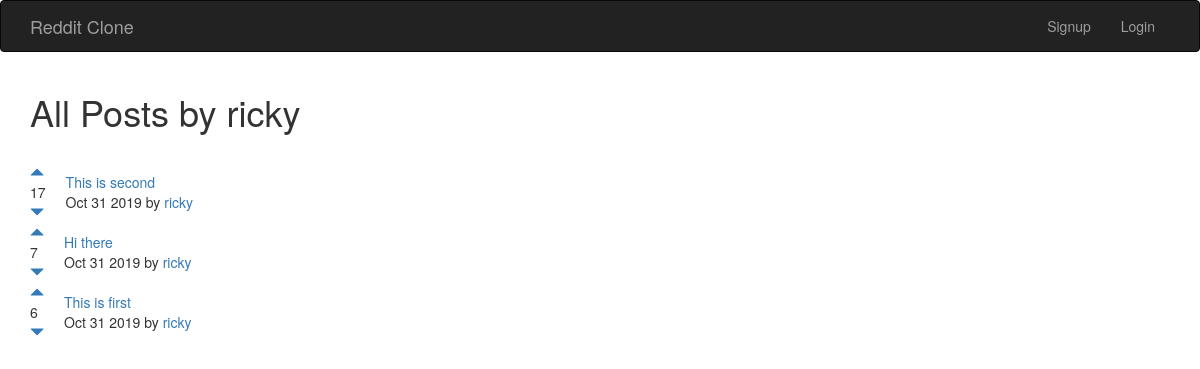
/posts/user/8, run on the app's committed database.
### posts/models.py (models this page shows)
class Post(models.Model):
    title = models.CharField(max_length=200)
    url = models.TextField()
    pub_date = models.DateTimeField()
    author = models.ForeignKey(User, on_delete=models.CASCADE)
    votes_total = models.IntegerField(default=1)
    def pub_date_pretty(self):
        return self.pub_date.strftime('%b %e %Y')

### posts/views.py (the view)
# urls.py: url(r'^user/(?P<fk>[0-9]+)', views.userposts, name='userposts'),
def userposts(request, fk):
    posts = Post.objects.filter(author__id=fk).order_by('-votes_total')
    author = User.objects.get(pk=fk)
    return render(request, 'posts/userposts.html', {'posts':posts, 'author':author})

### posts/templates/posts/userposts.html (shortened to what this page needs)
{% extends 'base.html' %}
{% block content %}
<h1>All Posts by {{ author.username }}</h1>
<br />
{% for post in posts.all %}
<table>
  <tr>
    <td style="padding-right: 20px"><a href="#" onClick="document.getElementById('upvote{{ post.id }}').submit()"><span class="glyphicon glyphicon-triangle-top" aria-hidden="true"></span></a> <br/>{{ post.votes_total }} <br/><a href="#" onClick="document.getElementById('downvote{{ post.id }}').submit()"><span class="glyphicon glyphicon-triangle-bottom" aria-hidden="true"></span></a></td>
    <td><a href="{{ post.url }}">{{ post.title }}</a><br/>{{ post.pub_date_pretty }} by <a href="{% url 'posts:userposts' post.author.id %}">{{ post.author.username }}</a>
</td>
  </tr>
</table>
{% endfor %}
{% endblock%}

### templates/base.html (shortened to what this page needs)
<!DOCTYPE html>
<html lang="en">
  <head>
    <link rel="stylesheet" href="https://maxcdn.bootstrapcdn.com/bootstrap/3.3.7/css/bootstrap.min.css">
  </head>
  <body>
    <nav class="navbar navbar-inverse">
      <div class="container">
        <div class="navbar-header">
          <a class="navbar-brand" href="{% url 'home' %}">Reddit Clone</a>
        </div>
        <div class="collapse navbar-collapse" id="mynav">
          <ul class="nav navbar-nav navbar-right">
            {% if user.is_authenticated %}
            <li><a href="#" onClick="document.getElementById('logout').submit()">Logout</a></li>
            <form id="logout" method="POST" action="{% url 'accounts:logout' %}">
              {% csrf_token %}
              <input type="hidden">
            </form>
            {% else %}
            <li><a href="{% url 'accounts:signup' %}">Signup</a></li>
            <li><a href="{% url 'accounts:login' %}">Login</a></li>
            {% endif %}
          </ul>
        </div>
      </div>
    </nav>
    <div class="container">
      {% block content %}
      {% endblock%}
    </div>
  </body>
</html>

### data on the page
Post: votes_total "17", title "This is second", pub_date_pretty "Oct 31 2019", author.username "ricky"
Post: votes_total "7", title "Hi there", pub_date_pretty "Oct 31 2019", author.username "ricky"
Post: votes_total "6", title "This is first", pub_date_pretty "Oct 31 2019", author.username "ricky"

### other printed values
{{ author.username }} "ricky"
